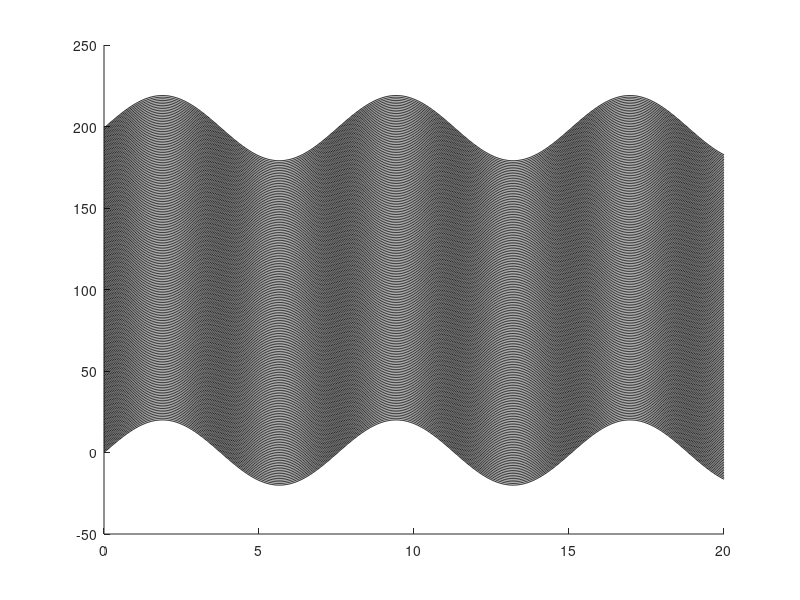

Recreate this plot in MATLAB.
length = 20;
numPoints = 1000;
numLines = 200;
space = 1;
amp = 40;

x = linspace(0,length,numPoints);
y = (amp / 2) * sin(x / 1.2);
data = zeros(numLines,numPoints);

for i = 1:numLines
    data(i,:) = y + (i - 1) * space;
end

figure; hold;
for i = 1:numLines
    plot(x,data(i,:), 'k');
end